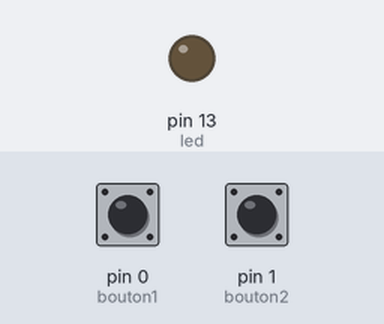
The sketch below on a simulated Arduino Uno, built with avr-gcc and run on an emulated ATmega328P. Shown: output pins drawn as LEDs (lit = HIGH). Inputs (shaded band) come from the test bench; at power-on: pin 0 (bouton1) HIGH, pin 1 (bouton2) HIGH.

Above: at 1.2 s.
1.3 s: pin 0 (bouton1) pulled LOW for 0.15 s
At 1.37 s:
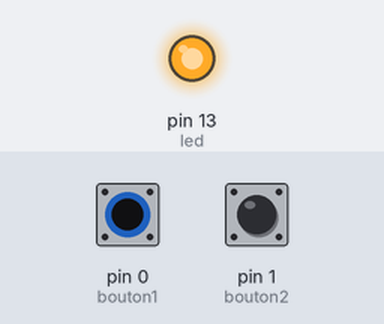
2.9 s: pin 0 (bouton1) pulled LOW for 3.2 s
At 7.3 s:
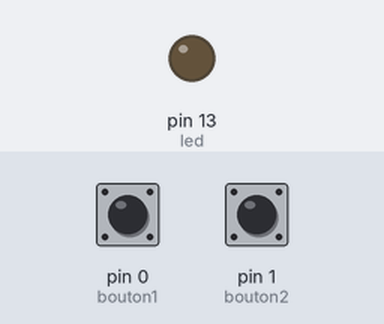
7.6 s: pin 1 (bouton2) pulled LOW for 3.2 s
At 8.7 s:
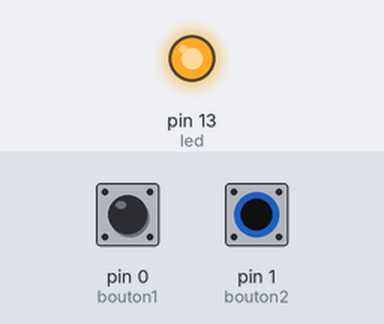
Timing chart, 0 to 12.3 s (numbered marks = the images above; inputs shaded):
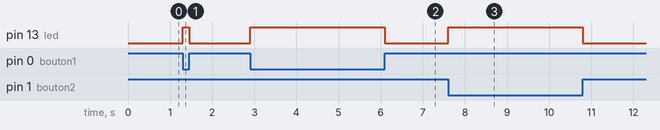

The sketch:

TD4_1.ino
```cpp
int led = 13;
int bouton1 = 0;
int bouton2 = 1;
int val1;
int val2;

void setup() {
    pinMode(led, OUTPUT);
    pinMode(bouton1, INPUT_PULLUP);
    pinMode(bouton2, INPUT_PULLUP);
}

void loop() {
    val1 = digitalRead(bouton1);
    val2 = digitalRead(bouton2);
    if (val1 == HIGH ^ val2 == HIGH) {
        digitalWrite(led, HIGH);
    }
    else {
        digitalWrite(led, LOW);
    }
}
```

Measured:
- after the input at 1.3 s, pin 13 (led): LOW → HIGH at once, → LOW 0.15 s later
- after the input at 2.9 s, pin 13 (led): LOW → HIGH at once, → LOW 3.2 s later
- after the input at 7.6 s, pin 13 (led): LOW → HIGH at once, → LOW 3.2 s later
